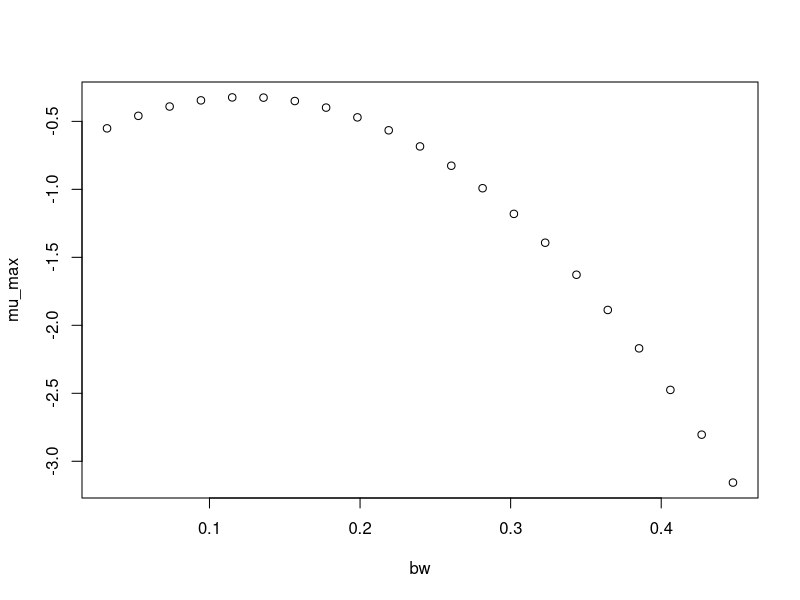

Source code (R):
#############################
# start of Parameter script
#############################
bw <- seq(0.031968031968032,0.4476472,length.out=21)
#############################
# end of Parameter script
#############################
############################# 
# start of Model script Gropin ID 1366 
#############################
 
# constant coefficients for this model
 
variables <- data.frame(bw)
argumentsPar <- expand.grid(variables)
 
# heart of the model
response_surface <- function(bw) {
   mumax <-(-0.7385+6.720*bw-27.08*bw^2)

return(mumax=mumax)
} 

# output parameters
mumax <- cbind(argumentsPar,response_surface(argumentsPar['bw']))
colnames(mumax) <- c(colnames(argumentsPar),'mumax')
#############################
# End of Model script
#############################
############################# 
# start of Visualisation script Gropin ID 1366 
#############################
plot(bw,mumax$mumax,
                          xlab='bw',
                          ylab='mu_max')
#############################
# End of Visualisation script
#############################
